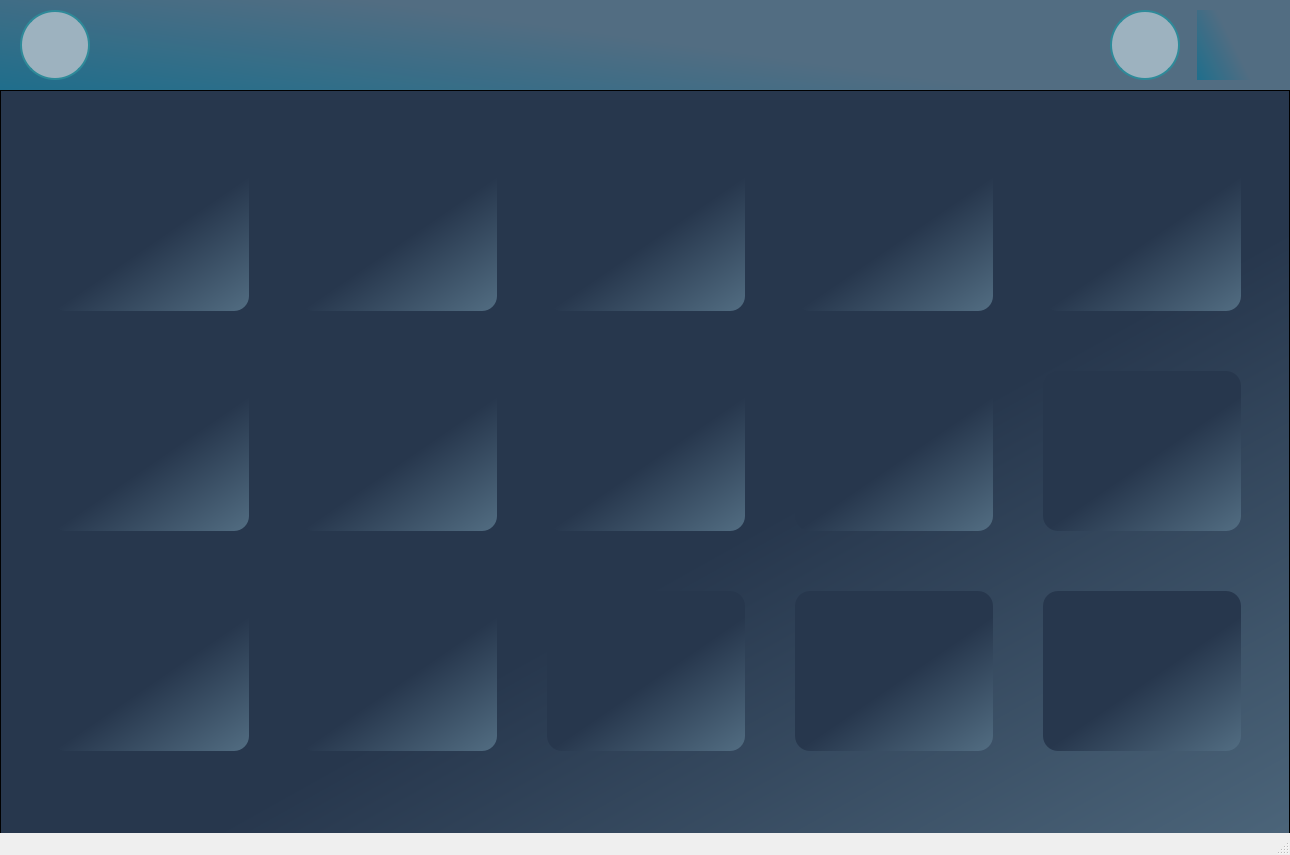
<?xml version="1.0" encoding="UTF-8"?>
<ui version="4.0">
 <class>MainWindow</class>
 <widget class="QMainWindow" name="MainWindow">
  <property name="geometry">
   <rect>
    <x>0</x>
    <y>0</y>
    <width>1290</width>
    <height>855</height>
   </rect>
  </property>
  <property name="font">
   <font>
    <pointsize>8</pointsize>
   </font>
  </property>
  <property name="windowTitle">
   <string>MainWindow</string>
  </property>
  <widget class="QWidget" name="centralwidget">
   <widget class="QWidget" name="widget" native="true">
    <property name="geometry">
     <rect>
      <x>0</x>
      <y>0</y>
      <width>1290</width>
      <height>90</height>
     </rect>
    </property>
    <property name="styleSheet">
     <string notr="true"> background-color: qlineargradient(spread:pad, x1:0.776, y1:0.614091, x2:0, y2:0.999682, stop:0.19403 rgba(82, 109, 130, 255), stop:1 rgba(31, 110, 140, 255))</string>
    </property>
    <widget class="QPushButton" name="profileInfoBtn">
     <property name="geometry">
      <rect>
       <x>20</x>
       <y>10</y>
       <width>70</width>
       <height>70</height>
      </rect>
     </property>
     <property name="styleSheet">
      <string notr="true">QPushButton{
	background-color: rgb(157, 178, 191);
	border-radius: 35px;
	border : 2px solid black;
	border-color: rgb(46, 138, 153);
}

QPushButton:hover{
	background-color: rgb(132, 167, 161);
	border : 3px solid black;
	border-color: rgb(100, 204, 197)
}
</string>
     </property>
     <property name="text">
      <string/>
     </property>
     <property name="icon">
      <iconset>
       <normaloff>profile.png</normaloff>profile.png</iconset>
     </property>
     <property name="iconSize">
      <size>
       <width>50</width>
       <height>50</height>
      </size>
     </property>
    </widget>
    <widget class="QPushButton" name="goHomeBtn">
     <property name="geometry">
      <rect>
       <x>1110</x>
       <y>10</y>
       <width>70</width>
       <height>70</height>
      </rect>
     </property>
     <property name="styleSheet">
      <string notr="true">QPushButton{
	background-color: rgb(157, 178, 191);
	border-radius: 35px;
	border : 2px solid black;
	border-color: rgb(46, 138, 153);
}

QPushButton:hover{
	background-color: rgb(132, 167, 161);
	border : 3px solid black;
	border-color: rgb(100, 204, 197)
}
</string>
     </property>
     <property name="text">
      <string/>
     </property>
     <property name="icon">
      <iconset>
       <normaloff>home.png</normaloff>home.png</iconset>
     </property>
     <property name="iconSize">
      <size>
       <width>50</width>
       <height>50</height>
      </size>
     </property>
    </widget>
    <widget class="QLabel" name="label_2">
     <property name="geometry">
      <rect>
       <x>1197</x>
       <y>10</y>
       <width>70</width>
       <height>70</height>
      </rect>
     </property>
     <property name="text">
      <string/>
     </property>
     <property name="pixmap">
      <pixmap>logo app.png</pixmap>
     </property>
     <property name="scaledContents">
      <bool>true</bool>
     </property>
    </widget>
   </widget>
   <widget class="QWidget" name="widget_2" native="true">
    <property name="geometry">
     <rect>
      <x>0</x>
      <y>90</y>
      <width>1290</width>
      <height>855</height>
     </rect>
    </property>
    <property name="styleSheet">
     <string notr="true">background-color: qlineargradient(spread:pad, x1:0.358, y1:0.244, x2:1, y2:1, stop:0.353234 rgba(39, 55, 77, 255), stop:1 rgba(82, 109, 130, 255))
</string>
    </property>
    <widget class="QScrollArea" name="scrollArea">
     <property name="geometry">
      <rect>
       <x>0</x>
       <y>0</y>
       <width>1290</width>
       <height>855</height>
      </rect>
     </property>
     <property name="widgetResizable">
      <bool>true</bool>
     </property>
     <widget class="QWidget" name="scrollAreaWidgetContents">
      <property name="geometry">
       <rect>
        <x>0</x>
        <y>0</y>
        <width>1288</width>
        <height>853</height>
       </rect>
      </property>
      <widget class="QPushButton" name="product5">
       <property name="geometry">
        <rect>
         <x>1042</x>
         <y>60</y>
         <width>198</width>
         <height>160</height>
        </rect>
       </property>
       <property name="font">
        <font>
         <pointsize>12</pointsize>
         <weight>75</weight>
         <bold>true</bold>
        </font>
       </property>
       <property name="styleSheet">
        <string notr="true">QPushButton{
	background-color: qlineargradient(spread:pad, x1:0, y1:0, x2:1, y2:1, stop:0 			rgba(70, 69, 140, 255), stop:1 rgba(27, 107, 147, 255));
	border-radius: 15px;
	color: rgb(221, 230, 237);
}

QPushButton:hover{
	border-radius: 15px;
	border : 2px solid black;
	border-color: rgb(90, 150, 227);
}
</string>
       </property>
       <property name="text">
        <string/>
       </property>
      </widget>
      <widget class="QPushButton" name="product4">
       <property name="geometry">
        <rect>
         <x>794</x>
         <y>60</y>
         <width>198</width>
         <height>160</height>
        </rect>
       </property>
       <property name="font">
        <font>
         <pointsize>12</pointsize>
         <weight>75</weight>
         <bold>true</bold>
        </font>
       </property>
       <property name="styleSheet">
        <string notr="true">QPushButton{
	background-color: qlineargradient(spread:pad, x1:0, y1:0, x2:1, y2:1, stop:0 			rgba(70, 69, 140, 255), stop:1 rgba(27, 107, 147, 255));
	border-radius: 15px;
	color: rgb(221, 230, 237);
}

QPushButton:hover{
	border-radius: 15px;
	border : 2px solid black;
	border-color: rgb(90, 150, 227);
}
</string>
       </property>
       <property name="text">
        <string/>
       </property>
      </widget>
      <widget class="QPushButton" name="product3">
       <property name="geometry">
        <rect>
         <x>546</x>
         <y>60</y>
         <width>198</width>
         <height>160</height>
        </rect>
       </property>
       <property name="font">
        <font>
         <pointsize>12</pointsize>
         <weight>75</weight>
         <bold>true</bold>
        </font>
       </property>
       <property name="styleSheet">
        <string notr="true">QPushButton{
	background-color: qlineargradient(spread:pad, x1:0, y1:0, x2:1, y2:1, stop:0 			rgba(70, 69, 140, 255), stop:1 rgba(27, 107, 147, 255));
	border-radius: 15px;
	color: rgb(221, 230, 237);
}

QPushButton:hover{
	border-radius: 15px;
	border : 2px solid black;
	border-color: rgb(90, 150, 227);
}
</string>
       </property>
       <property name="text">
        <string/>
       </property>
      </widget>
      <widget class="QPushButton" name="product2">
       <property name="geometry">
        <rect>
         <x>298</x>
         <y>60</y>
         <width>198</width>
         <height>160</height>
        </rect>
       </property>
       <property name="font">
        <font>
         <pointsize>12</pointsize>
         <weight>75</weight>
         <bold>true</bold>
        </font>
       </property>
       <property name="styleSheet">
        <string notr="true">QPushButton{
	background-color: qlineargradient(spread:pad, x1:0, y1:0, x2:1, y2:1, stop:0 			rgba(70, 69, 140, 255), stop:1 rgba(27, 107, 147, 255));
	border-radius: 15px;
	color: rgb(221, 230, 237);
}

QPushButton:hover{
	border-radius: 15px;
	border : 2px solid black;
	border-color: rgb(90, 150, 227);
}
</string>
       </property>
       <property name="text">
        <string/>
       </property>
      </widget>
      <widget class="QPushButton" name="product1">
       <property name="geometry">
        <rect>
         <x>50</x>
         <y>60</y>
         <width>198</width>
         <height>160</height>
        </rect>
       </property>
       <property name="font">
        <font>
         <pointsize>12</pointsize>
         <weight>75</weight>
         <bold>true</bold>
        </font>
       </property>
       <property name="styleSheet">
        <string notr="true">QPushButton{
	background-color: qlineargradient(spread:pad, x1:0, y1:0, x2:1, y2:1, stop:0 			rgba(70, 69, 140, 255), stop:1 rgba(27, 107, 147, 255));
	border-radius: 15px;
	color: rgb(221, 230, 237);
}

QPushButton:hover{
	border-radius: 15px;
	border : 2px solid black;
	border-color: rgb(90, 150, 227);
}
</string>
       </property>
       <property name="text">
        <string/>
       </property>
      </widget>
      <widget class="QPushButton" name="product11">
       <property name="geometry">
        <rect>
         <x>50</x>
         <y>500</y>
         <width>198</width>
         <height>160</height>
        </rect>
       </property>
       <property name="font">
        <font>
         <pointsize>12</pointsize>
         <weight>75</weight>
         <bold>true</bold>
        </font>
       </property>
       <property name="styleSheet">
        <string notr="true">QPushButton{
	background-color: qlineargradient(spread:pad, x1:0, y1:0, x2:1, y2:1, stop:0 			rgba(70, 69, 140, 255), stop:1 rgba(27, 107, 147, 255));
	border-radius: 15px;
	color: rgb(221, 230, 237);
}

QPushButton:hover{
	border-radius: 15px;
	border : 2px solid black;
	border-color: rgb(90, 150, 227);
}
</string>
       </property>
       <property name="text">
        <string/>
       </property>
      </widget>
      <widget class="QPushButton" name="product15">
       <property name="geometry">
        <rect>
         <x>1042</x>
         <y>500</y>
         <width>198</width>
         <height>160</height>
        </rect>
       </property>
       <property name="font">
        <font>
         <pointsize>12</pointsize>
         <weight>75</weight>
         <bold>true</bold>
        </font>
       </property>
       <property name="styleSheet">
        <string notr="true">QPushButton{
	background-color: qlineargradient(spread:pad, x1:0, y1:0, x2:1, y2:1, stop:0 			rgba(70, 69, 140, 255), stop:1 rgba(27, 107, 147, 255));
	border-radius: 15px;
	color: rgb(221, 230, 237);
}

QPushButton:hover{
	border-radius: 15px;
	border : 2px solid black;
	border-color: rgb(90, 150, 227);
}
</string>
       </property>
       <property name="text">
        <string/>
       </property>
      </widget>
      <widget class="QPushButton" name="product14">
       <property name="geometry">
        <rect>
         <x>794</x>
         <y>500</y>
         <width>198</width>
         <height>160</height>
        </rect>
       </property>
       <property name="font">
        <font>
         <pointsize>12</pointsize>
         <weight>75</weight>
         <bold>true</bold>
        </font>
       </property>
       <property name="styleSheet">
        <string notr="true">QPushButton{
	background-color: qlineargradient(spread:pad, x1:0, y1:0, x2:1, y2:1, stop:0 			rgba(70, 69, 140, 255), stop:1 rgba(27, 107, 147, 255));
	border-radius: 15px;
	color: rgb(221, 230, 237);
}

QPushButton:hover{
	border-radius: 15px;
	border : 2px solid black;
	border-color: rgb(90, 150, 227);
}
</string>
       </property>
       <property name="text">
        <string/>
       </property>
      </widget>
      <widget class="QPushButton" name="product13">
       <property name="geometry">
        <rect>
         <x>546</x>
         <y>500</y>
         <width>198</width>
         <height>160</height>
        </rect>
       </property>
       <property name="font">
        <font>
         <pointsize>12</pointsize>
         <weight>75</weight>
         <bold>true</bold>
        </font>
       </property>
       <property name="styleSheet">
        <string notr="true">QPushButton{
	background-color: qlineargradient(spread:pad, x1:0, y1:0, x2:1, y2:1, stop:0 			rgba(70, 69, 140, 255), stop:1 rgba(27, 107, 147, 255));
	border-radius: 15px;
	color: rgb(221, 230, 237);
}

QPushButton:hover{
	border-radius: 15px;
	border : 2px solid black;
	border-color: rgb(90, 150, 227);
}
</string>
       </property>
       <property name="text">
        <string/>
       </property>
      </widget>
      <widget class="QPushButton" name="product12">
       <property name="geometry">
        <rect>
         <x>298</x>
         <y>500</y>
         <width>198</width>
         <height>160</height>
        </rect>
       </property>
       <property name="font">
        <font>
         <pointsize>12</pointsize>
         <weight>75</weight>
         <bold>true</bold>
        </font>
       </property>
       <property name="styleSheet">
        <string notr="true">QPushButton{
	background-color: qlineargradient(spread:pad, x1:0, y1:0, x2:1, y2:1, stop:0 			rgba(70, 69, 140, 255), stop:1 rgba(27, 107, 147, 255));
	border-radius: 15px;
	color: rgb(221, 230, 237);
}

QPushButton:hover{
	border-radius: 15px;
	border : 2px solid black;
	border-color: rgb(90, 150, 227);
}
</string>
       </property>
       <property name="text">
        <string/>
       </property>
      </widget>
      <widget class="QPushButton" name="product6">
       <property name="geometry">
        <rect>
         <x>50</x>
         <y>280</y>
         <width>198</width>
         <height>160</height>
        </rect>
       </property>
       <property name="font">
        <font>
         <pointsize>12</pointsize>
         <weight>75</weight>
         <bold>true</bold>
        </font>
       </property>
       <property name="styleSheet">
        <string notr="true">QPushButton{
	background-color: qlineargradient(spread:pad, x1:0, y1:0, x2:1, y2:1, stop:0 			rgba(70, 69, 140, 255), stop:1 rgba(27, 107, 147, 255));
	border-radius: 15px;
	color: rgb(221, 230, 237);
}

QPushButton:hover{
	border-radius: 15px;
	border : 2px solid black;
	border-color: rgb(90, 150, 227);
}
</string>
       </property>
       <property name="text">
        <string/>
       </property>
      </widget>
      <widget class="QPushButton" name="product9">
       <property name="geometry">
        <rect>
         <x>794</x>
         <y>280</y>
         <width>198</width>
         <height>160</height>
        </rect>
       </property>
       <property name="font">
        <font>
         <pointsize>12</pointsize>
         <weight>75</weight>
         <bold>true</bold>
        </font>
       </property>
       <property name="styleSheet">
        <string notr="true">QPushButton{
	background-color: qlineargradient(spread:pad, x1:0, y1:0, x2:1, y2:1, stop:0 			rgba(70, 69, 140, 255), stop:1 rgba(27, 107, 147, 255));
	border-radius: 15px;
	color: rgb(221, 230, 237);
}

QPushButton:hover{
	border-radius: 15px;
	border : 2px solid black;
	border-color: rgb(90, 150, 227);
}
</string>
       </property>
       <property name="text">
        <string/>
       </property>
      </widget>
      <widget class="QPushButton" name="product8">
       <property name="geometry">
        <rect>
         <x>546</x>
         <y>280</y>
         <width>198</width>
         <height>160</height>
        </rect>
       </property>
       <property name="font">
        <font>
         <pointsize>12</pointsize>
         <weight>75</weight>
         <bold>true</bold>
        </font>
       </property>
       <property name="styleSheet">
        <string notr="true">QPushButton{
	background-color: qlineargradient(spread:pad, x1:0, y1:0, x2:1, y2:1, stop:0 			rgba(70, 69, 140, 255), stop:1 rgba(27, 107, 147, 255));
	border-radius: 15px;
	color: rgb(221, 230, 237);
}

QPushButton:hover{
	border-radius: 15px;
	border : 2px solid black;
	border-color: rgb(90, 150, 227);
}
</string>
       </property>
       <property name="text">
        <string/>
       </property>
      </widget>
      <widget class="QPushButton" name="product7">
       <property name="geometry">
        <rect>
         <x>298</x>
         <y>280</y>
         <width>198</width>
         <height>160</height>
        </rect>
       </property>
       <property name="font">
        <font>
         <pointsize>12</pointsize>
         <weight>75</weight>
         <bold>true</bold>
        </font>
       </property>
       <property name="styleSheet">
        <string notr="true">QPushButton{
	background-color: qlineargradient(spread:pad, x1:0, y1:0, x2:1, y2:1, stop:0 			rgba(70, 69, 140, 255), stop:1 rgba(27, 107, 147, 255));
	border-radius: 15px;
	color: rgb(221, 230, 237);
}

QPushButton:hover{
	border-radius: 15px;
	border : 2px solid black;
	border-color: rgb(90, 150, 227);
}
</string>
       </property>
       <property name="text">
        <string/>
       </property>
      </widget>
      <widget class="QPushButton" name="product10">
       <property name="geometry">
        <rect>
         <x>1042</x>
         <y>280</y>
         <width>198</width>
         <height>160</height>
        </rect>
       </property>
       <property name="font">
        <font>
         <pointsize>12</pointsize>
         <weight>75</weight>
         <bold>true</bold>
        </font>
       </property>
       <property name="styleSheet">
        <string notr="true">QPushButton{
	background-color: qlineargradient(spread:pad, x1:0, y1:0, x2:1, y2:1, stop:0 			rgba(70, 69, 140, 255), stop:1 rgba(27, 107, 147, 255));
	border-radius: 15px;
	color: rgb(221, 230, 237);
}

QPushButton:hover{
	border-radius: 15px;
	border : 2px solid black;
	border-color: rgb(90, 150, 227);
}
</string>
       </property>
       <property name="text">
        <string/>
       </property>
      </widget>
     </widget>
    </widget>
   </widget>
  </widget>
  <widget class="QMenuBar" name="menubar">
   <property name="geometry">
    <rect>
     <x>0</x>
     <y>0</y>
     <width>1290</width>
     <height>23</height>
    </rect>
   </property>
  </widget>
  <widget class="QStatusBar" name="statusbar"/>
 </widget>
 <resources/>
 <connections/>
</ui>
